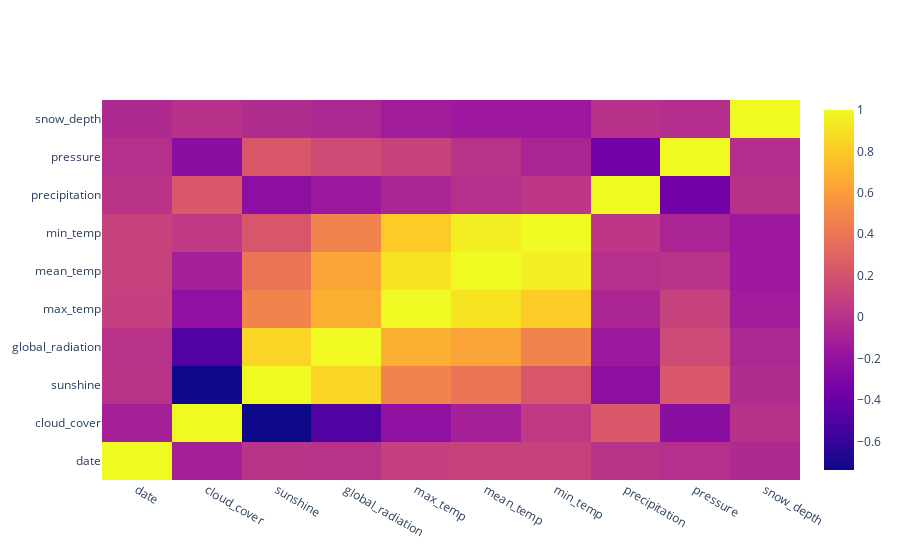

Notebook code for this chart:
### Code cell
# PLOT HEATMAP OF CORRELATION BETWEEN ALL PAIRS OF COLUMNS
correl = london_weather_data.corr()

trace = go.Heatmap(z=correl.values,
                  x=correl.index.values,
                  y=correl.columns.values)
data=[trace]
plotly.offline.iplot(data, filename='basic-heatmap')

### Figure 1 — Plotly figure (JSON) as saved in the notebook; plotly's stock layout.template omitted (floating-point values rounded to 4 significant figures)
{"data": [{"type": "heatmap", "x": ["date", "cloud_cover", "sunshine", "global_radiation", "max_temp", "mean_temp", "min_temp", "precipitation", "pressure", "snow_depth"], "y": ["date", "cloud_cover", "sunshine", "global_radiation", "max_temp", "mean_temp", "min_temp", "precipitation", "pressure", "snow_depth"], "z": [[1, -0.1074, 0.008303, 0.006124, 0.09061, 0.09906, 0.1005, 0.008854, -0.01423, -0.04501], [-0.1074, 1, -0.7383, -0.486, -0.2122, -0.1106, 0.04884, 0.2353, -0.242, -0.001256], [0.008303, -0.7383, 1, 0.8526, 0.4722, 0.3965, 0.2191, -0.2316, 0.2269, -0.03422], [0.006124, -0.486, 0.8526, 1, 0.6909, 0.6354, 0.4781, -0.1627, 0.1501, -0.06178], [0.09061, -0.2122, 0.4722, 0.6909, 1, 0.9122, 0.8105, -0.0718, 0.1005, -0.1306], [0.09906, -0.1106, 0.3965, 0.6354, 0.9122, 1, 0.9556, -0.01046, 0.004764, -0.1549], [0.1005, 0.04884, 0.2191, 0.4781, 0.8105, 0.9556, 1, 0.03723, -0.07427, -0.1579], [0.008854, 0.2353, -0.2316, -0.1627, -0.0718, -0.01046, 0.03723, 1, -0.3495, -0.001352], [-0.01423, -0.242, 0.2269, 0.1501, 0.1005, 0.004764, -0.07427, -0.3495, 1, -0.02123], [-0.04501, -0.001256, -0.03422, -0.06178, -0.1306, -0.1549, -0.1579, -0.001352, -0.02123, 1]]}], "layout": {"autosize": true, "xaxis": {"autorange": true, "range": [-0.5, 9.5], "type": "category"}, "yaxis": {"autorange": true, "range": [-0.5, 9.5], "type": "category"}}}
